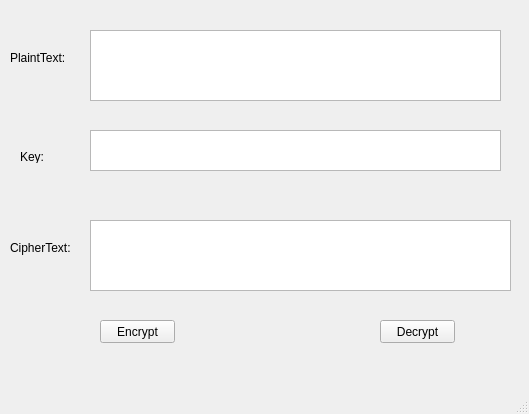
<?xml version="1.0" encoding="UTF-8"?>
<ui version="4.0">
 <class>MainWindow</class>
 <widget class="QMainWindow" name="MainWindow">
  <property name="geometry">
   <rect>
    <x>0</x>
    <y>0</y>
    <width>529</width>
    <height>414</height>
   </rect>
  </property>
  <property name="windowTitle">
   <string>MainWindow</string>
  </property>
  <widget class="QWidget" name="centralwidget">
   <widget class="QTextEdit" name="plaintext">
    <property name="geometry">
     <rect>
      <x>90</x>
      <y>30</y>
      <width>411</width>
      <height>71</height>
     </rect>
    </property>
   </widget>
   <widget class="QTextEdit" name="cipher">
    <property name="geometry">
     <rect>
      <x>90</x>
      <y>220</y>
      <width>421</width>
      <height>71</height>
     </rect>
    </property>
   </widget>
   <widget class="QLabel" name="label">
    <property name="geometry">
     <rect>
      <x>10</x>
      <y>50</y>
      <width>61</width>
      <height>16</height>
     </rect>
    </property>
    <property name="text">
     <string>PlaintText:</string>
    </property>
   </widget>
   <widget class="QLabel" name="label_2">
    <property name="geometry">
     <rect>
      <x>20</x>
      <y>150</y>
      <width>47</width>
      <height>13</height>
     </rect>
    </property>
    <property name="text">
     <string>Key:</string>
    </property>
   </widget>
   <widget class="QLabel" name="label_3">
    <property name="geometry">
     <rect>
      <x>10</x>
      <y>240</y>
      <width>61</width>
      <height>16</height>
     </rect>
    </property>
    <property name="text">
     <string>CipherText:</string>
    </property>
   </widget>
   <widget class="QPushButton" name="pushButton">
    <property name="geometry">
     <rect>
      <x>100</x>
      <y>320</y>
      <width>75</width>
      <height>23</height>
     </rect>
    </property>
    <property name="text">
     <string>Encrypt</string>
    </property>
   </widget>
   <widget class="QPushButton" name="pushButton_2">
    <property name="geometry">
     <rect>
      <x>380</x>
      <y>320</y>
      <width>75</width>
      <height>23</height>
     </rect>
    </property>
    <property name="text">
     <string>Decrypt</string>
    </property>
   </widget>
   <widget class="QPlainTextEdit" name="key">
    <property name="geometry">
     <rect>
      <x>90</x>
      <y>130</y>
      <width>411</width>
      <height>41</height>
     </rect>
    </property>
   </widget>
  </widget>
  <widget class="QMenuBar" name="menubar">
   <property name="geometry">
    <rect>
     <x>0</x>
     <y>0</y>
     <width>529</width>
     <height>21</height>
    </rect>
   </property>
  </widget>
  <widget class="QStatusBar" name="statusbar"/>
 </widget>
 <resources/>
 <connections/>
</ui>
